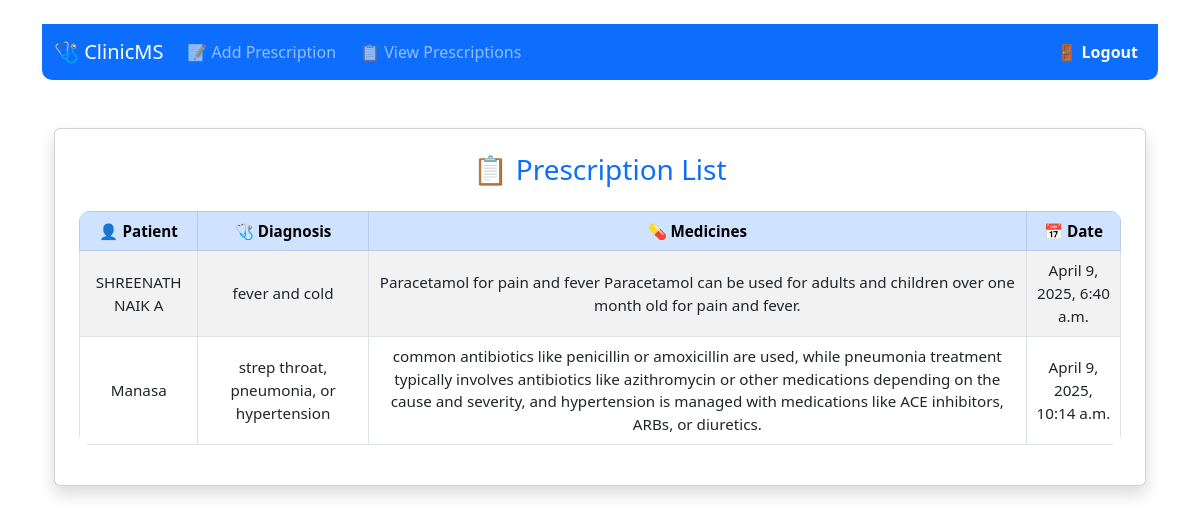
Page /doctor/prescriptions/ (signed in) on the committed database.
### main/models.py (models this page shows, shortened)
class Prescription(models.Model):
    patient = models.ForeignKey(Patient, on_delete=models.CASCADE)
    doctor = models.ForeignKey(Doctor, on_delete=models.CASCADE)
    diagnosis = models.TextField()
    medicines = models.TextField()
    date = models.DateTimeField(auto_now_add=True)

class Patient(models.Model):
    name = models.CharField(max_length=100)
    age = models.IntegerField()
    gender = models.CharField(max_length=10)
    address = models.TextField()
    phone = models.CharField(max_length=15)

### main/views.py (the view)
# urls.py: path('doctor/prescriptions/', views.prescription_list, name='prescription_list'),
@login_required
def prescription_list(request):
    if not hasattr(request.user, 'doctor'):
        return redirect('login')
    prescriptions = Prescription.objects.filter(doctor=request.user.doctor)
    return render(request, 'prescription_list.html', {'prescriptions': prescriptions})

### main/templates/prescription_list.html (shortened to what this page needs)
{% extends 'base.html' %}
{% load static %}
{% block content %}
<nav class="navbar navbar-expand-lg navbar-dark bg-primary sticky-top">
  <div class="container">
    <a class="navbar-brand" href="{% url 'doctor_dashboard' %}">🩺 ClinicMS</a>
    <div class="collapse navbar-collapse justify-content-between" id="navbarNav">
      <ul class="navbar-nav gap-2">
        <li class="nav-item">
          <a class="nav-link {% if request.path == '/add_prescription/' %}active bg-light text-primary rounded px-3{% endif %}" href="{% url 'add_prescription' %}">📝 Add Prescription</a>
        </li>
        <li class="nav-item">
          <a class="nav-link {% if request.path == '/prescription_list/' %}active bg-light text-primary rounded px-3{% endif %}" href="{% url 'prescription_list' %}">📋 View Prescriptions</a>
        </li>
      </ul>
      <ul class="navbar-nav">
        <li class="nav-item">
          <a class="nav-link text-light fw-semibold" href="{% url 'logout' %}">🚪 Logout</a>
        </li>
      </ul>
    </div>
  </div>
</nav>
<div class="container mt-5">
  <div class="card shadow p-4 rounded mb-5">
    <h3 class="text-center text-primary mb-4">📋 Prescription List</h3>
    <table class="table table-bordered table-striped">
        <thead class="table-primary">
          <tr>
              <th>👤 Patient</th>
              <th>🩺 Diagnosis</th>
              <th>💊 Medicines</th>
              <th>📅 Date</th>
          </tr>
        </thead>
        <tbody>
          {% for pres in prescriptions %}
          <tr>
              <td>{{ pres.patient.name }}</td>
              <td>{{ pres.diagnosis }}</td>
              <td>{{ pres.medicines }}</td>
              <td>{{ pres.date }}</td>
          </tr>
          {% empty %}
          <tr>
              <td colspan="4" class="text-center">No prescriptions found.</td>
          </tr>
          {% endfor %}
        </tbody>
    </table>
  </div>
</div>
{% endblock %}

### main/templates/base.html (shortened to what this page needs)
<!DOCTYPE html>
{% load static %}
<html lang="en">
<head>
      <link rel="stylesheet" href="{% static 'css/styles.css' %}">
    <link href="https://cdn.jsdelivr.net/npm/bootstrap@5.3.0/dist/css/bootstrap.min.css" rel="stylesheet">
</head>
<body>
    <div class="container mt-4">
        {% block content %}{% endblock %}
    </div>
</body>
</html>

### static/css/styles.css (style rules this page uses)
body { background-color: #f7f9fc; }
body { background-color: #f8f9fa; font-family: 'Segoe UI', Tahoma, Geneva, Verdana, sans-serif; }
.container { max-width: 960px; margin: auto; }
.navbar { border-radius: 0 0 10px 10px; }
.navbar-brand { font-size: 1.5rem; }
.nav-link { font-size: 1rem; padding: 8px 12px; transition: background 0.3s; }
.card { border: none; border-radius: 15px; }
.table { background-color: #fff; border-radius: 10px; overflow: hidden; font-size: 0.95rem; }
.table th { background-color: #0d6efd; color: white; text-align: center; }
.table td { vertical-align: middle; text-align: center; }
.table-bordered > :not(caption) > * > * { border-width: 1px; }

### rows in the picture
Prescription: patient.name "SHREENATH NAIK A", diagnosis "fever and cold", medicines "Paracetamol for pain and fever Paracetamol can be used for adults and children over one month old for pain and fever.", date "April 9, 2025, 6:40 a.m."
Prescription: patient.name "Manasa", diagnosis "strep throat, pneumonia, or hypertension", medicines "common antibiotics like penicillin or amoxicillin are used, while pneumonia treatment typically involves antibiotics like azithromycin or other medications depending on the cause and severity, and hypertension is managed with medications like ACE inhibitors, ARBs, or diuretics.", date "April 9, 2025, 10:14 a.m."
